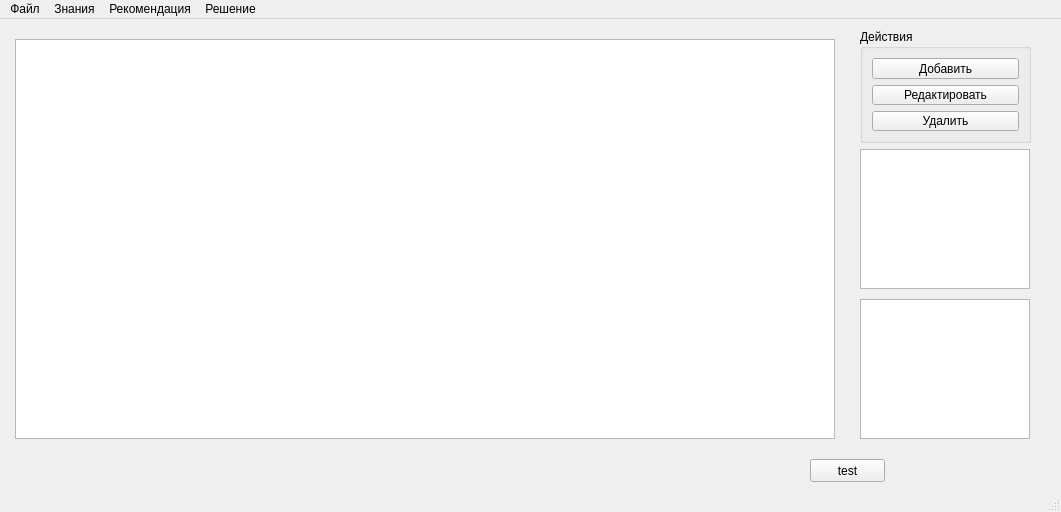
<?xml version="1.0" encoding="UTF-8"?>
<ui version="4.0">
 <class>MainWindow</class>
 <widget class="QMainWindow" name="MainWindow">
  <property name="geometry">
   <rect>
    <x>0</x>
    <y>0</y>
    <width>1061</width>
    <height>512</height>
   </rect>
  </property>
  <property name="windowTitle">
   <string>MainWindow</string>
  </property>
  <widget class="QWidget" name="centralwidget">
   <widget class="QListWidget" name="listWidget">
    <property name="geometry">
     <rect>
      <x>860</x>
      <y>130</y>
      <width>170</width>
      <height>140</height>
     </rect>
    </property>
   </widget>
   <widget class="QListWidget" name="listWidget_2">
    <property name="geometry">
     <rect>
      <x>860</x>
      <y>280</y>
      <width>170</width>
      <height>140</height>
     </rect>
    </property>
   </widget>
   <widget class="QListWidget" name="Rules">
    <property name="geometry">
     <rect>
      <x>15</x>
      <y>20</y>
      <width>820</width>
      <height>400</height>
     </rect>
    </property>
   </widget>
   <widget class="QGroupBox" name="groupBox">
    <property name="geometry">
     <rect>
      <x>860</x>
      <y>10</y>
      <width>171</width>
      <height>114</height>
     </rect>
    </property>
    <property name="title">
     <string>Действия</string>
    </property>
    <layout class="QVBoxLayout" name="verticalLayout">
     <item>
      <widget class="QPushButton" name="buttonAdd">
       <property name="text">
        <string>Добавить</string>
       </property>
      </widget>
     </item>
     <item>
      <widget class="QPushButton" name="buttonEdit">
       <property name="text">
        <string>Редактировать</string>
       </property>
      </widget>
     </item>
     <item>
      <widget class="QPushButton" name="buttonDelete">
       <property name="text">
        <string>Удалить</string>
       </property>
      </widget>
     </item>
    </layout>
   </widget>
   <widget class="QPushButton" name="test_button">
    <property name="geometry">
     <rect>
      <x>810</x>
      <y>440</y>
      <width>75</width>
      <height>23</height>
     </rect>
    </property>
    <property name="text">
     <string>test</string>
    </property>
   </widget>
  </widget>
  <widget class="QMenuBar" name="menubar">
   <property name="geometry">
    <rect>
     <x>0</x>
     <y>0</y>
     <width>1061</width>
     <height>21</height>
    </rect>
   </property>
   <widget class="QMenu" name="menuFile">
    <property name="title">
     <string>Файл</string>
    </property>
    <addaction name="actionNew"/>
    <addaction name="actionOpen"/>
    <addaction name="actionSave"/>
    <addaction name="actionSaveAs"/>
    <addaction name="separator"/>
    <addaction name="actionExit"/>
   </widget>
   <widget class="QMenu" name="menuKnowledge">
    <property name="title">
     <string>Знания</string>
    </property>
    <addaction name="actionVariables"/>
    <addaction name="actionDomains"/>
    <addaction name="actionFacts"/>
    <addaction name="separator"/>
    <addaction name="actionViewOntology"/>
   </widget>
   <widget class="QMenu" name="menuRecommendation">
    <property name="title">
     <string>Рекомендация</string>
    </property>
    <addaction name="action"/>
    <addaction name="separator"/>
    <addaction name="actionStart"/>
   </widget>
   <widget class="QMenu" name="menuSolution">
    <property name="title">
     <string>Решение</string>
    </property>
    <addaction name="actionSolution"/>
   </widget>
   <addaction name="menuFile"/>
   <addaction name="menuKnowledge"/>
   <addaction name="menuRecommendation"/>
   <addaction name="menuSolution"/>
  </widget>
  <widget class="QStatusBar" name="statusbar"/>
  <action name="actionOpen">
   <property name="text">
    <string>Открыть ...</string>
   </property>
   <property name="shortcut">
    <string>Ctrl+O</string>
   </property>
  </action>
  <action name="actionSaveAs">
   <property name="text">
    <string>Сохранить как ...</string>
   </property>
   <property name="shortcut">
    <string>Ctrl+S</string>
   </property>
  </action>
  <action name="actionNew">
   <property name="text">
    <string>Создать ...</string>
   </property>
   <property name="shortcut">
    <string>Ctrl+N</string>
   </property>
  </action>
  <action name="actionExit">
   <property name="text">
    <string>Выход</string>
   </property>
   <property name="shortcut">
    <string>Ctrl+Q</string>
   </property>
  </action>
  <action name="actionVariables">
   <property name="text">
    <string>Переменные</string>
   </property>
   <property name="shortcut">
    <string>Ctrl+V</string>
   </property>
  </action>
  <action name="actionDomains">
   <property name="text">
    <string>Домены</string>
   </property>
   <property name="shortcut">
    <string>Ctrl+D</string>
   </property>
  </action>
  <action name="actionStart">
   <property name="text">
    <string>Начать</string>
   </property>
   <property name="shortcut">
    <string>Ctrl+S</string>
   </property>
  </action>
  <action name="actionViewOntology">
   <property name="text">
    <string>Просмотр отнологии</string>
   </property>
   <property name="shortcut">
    <string>Ctrl+V</string>
   </property>
  </action>
  <action name="actionSolution">
   <property name="text">
    <string>Показать решение</string>
   </property>
  </action>
  <action name="action">
   <property name="text">
    <string>Цель консультации</string>
   </property>
  </action>
  <action name="actionSave">
   <property name="text">
    <string>Сохранить</string>
   </property>
  </action>
  <action name="actionFacts">
   <property name="text">
    <string>Факты</string>
   </property>
  </action>
 </widget>
 <resources/>
 <connections/>
</ui>
